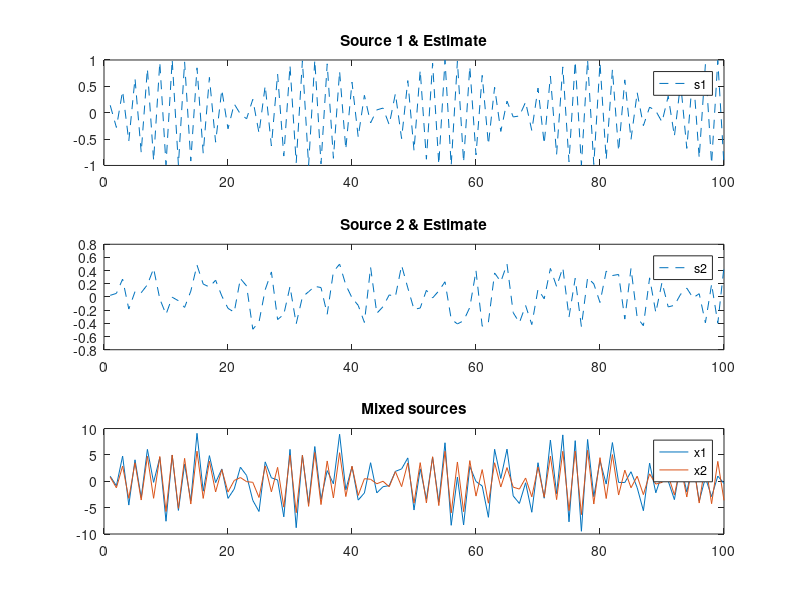
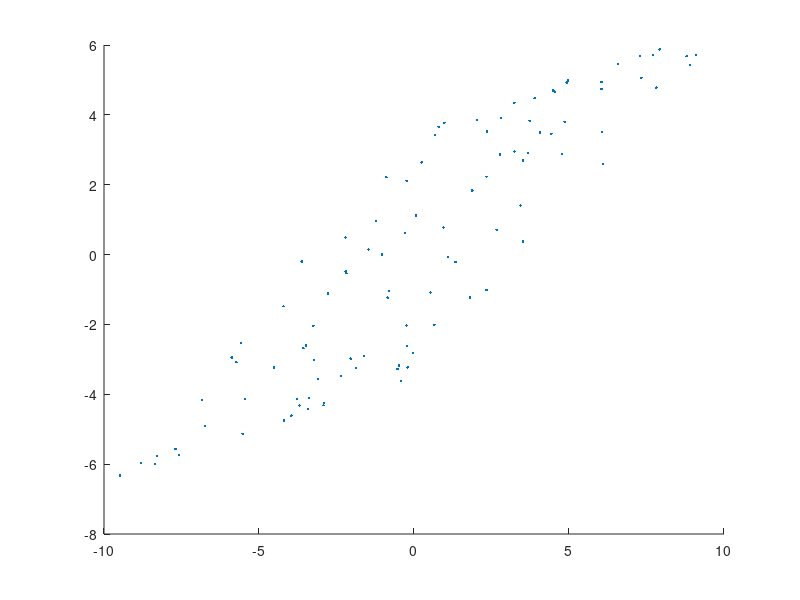

The MATLAB script that drew these images, in order: (Note: this script raises an error after producing the figures.)
%% MAIN script for the ica demonstration
    %% Initialize
n = 1:100;

s1 = sin(3*n);
s2 = rand(1,length(n))-0.5;

S = [s1; s2];
A = [5,10;5,3];
X = (A*S);

figure(1); clf; 
subplot(3,1,1);
    plot(n,S(1,:),'--');
    title('Source 1 & Estimate')
    legend('s1')
subplot(3,1,2);
    plot(n,S(2,:),'--');
    title('Source 2 & Estimate')
    legend('s2')
subplot(3,1,3);
    plot(n,X);
    title('Mixed sources')
    legend('x1','x2')
    
figure(2);
    scatter(X(1,:), X(2,:),'.')
    
%% Estimate s from the x
[Y, W] = pca_ica(X);

figure(1);
subplot(3,1,1); hold on;
    plot(n,Y(1,:));
    legend('s1','y1');
subplot(3,1,2); hold on;
    plot(n,Y(2,:));
    legend('s2','y2');